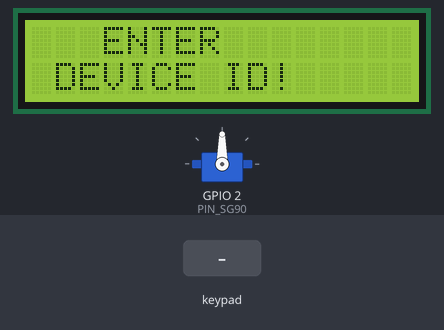
Bench run of a sketch on a simulated ESP32. On the bench: 16×2 character LCD, servo. Inputs (shaded band) come from the test bench. WiFi joins after 1.5 s; servers stay silent unless stated; uploads are accepted with an empty reply; what the sketch prints to the serial monitor is not drawn.

Above: at 1.6 s.
7.5 s: key '#' pressed
At 8.2 s:
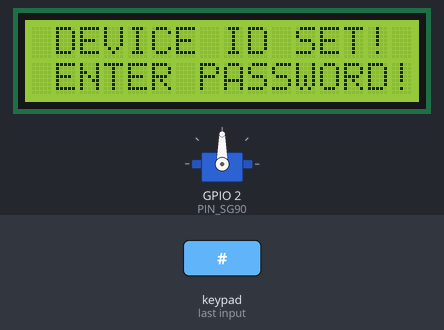
10.5 s: keypad keys 2 6 2 5 3 3 3 2 # pressed 0.4 s apart
At 15.4 s:
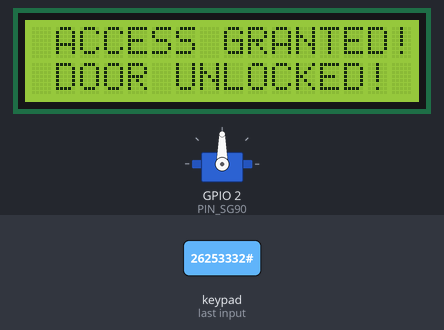
15.7 s: key '*' pressed
At 21.6 s:
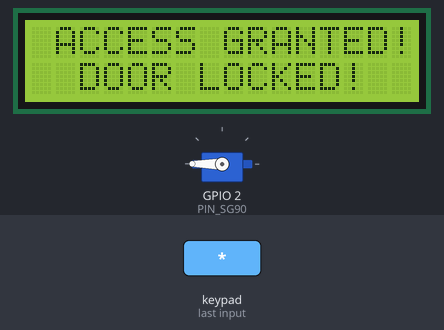
21.7 s: key 'A' pressed
24.7 s: keypad keys 1 3 1 2 1 4 2 7 # pressed 0.4 s apart
At 30.4 s:
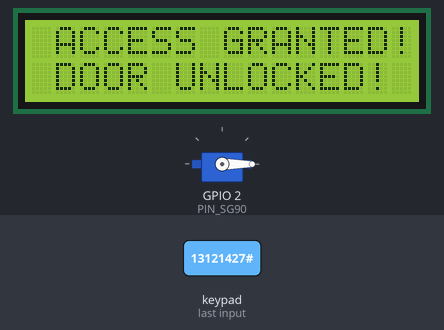
Timing chart, 0 to 31.9 s (numbered marks = the images above; inputs shaded):
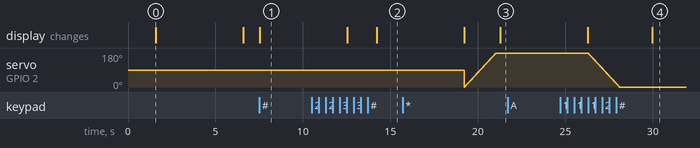

The sketch:

IOTSGrp1Esp32Code.ino
```cpp
/*
  DCPE/FT/3A/25 IOTS Group 1(Timothy, Ron, Joseph)
  Esp32 Door Lock Code
*/

#include <Keypad.h>
#include <LiquidCrystal_I2C.h>
#include <ESP32Servo.h>
#include <HTTPClient.h>
#include <WiFi.h>
#define PIN_SG90 2    // servo output pin
#define ROW_NUM 4     // four rows for keyapd
#define COLUMN_NUM 4  // four columns for keypad

const char *ssid = "Jay-Em iPhone";  // SSID
const char *pass = "A9emvr@966901";  // password

const char *apiKey = "hfu0k4affFquUvpnd5Fuim9jcWLjdkDzT7oP2gESkZVDTUJTvqxFhkbELBbQQuqE";  // API key

Servo sg90;                          //set servo motor
LiquidCrystal_I2C lcd(0x27, 16, 2);  // set the LCD address to 0x27 for a 16 chars and 2 line LCD display
char keys[ROW_NUM][COLUMN_NUM] = {
  { '1', '2', '3', 'A' },
  { '4', '5', '6', 'B' },
  { '7', '8', '9', 'C' },
  { '*', '0', '#', 'D' }
};

byte pin_rows[ROW_NUM] = { 26, 25, 33, 32 };       // D26, D25, D33, D32 connect to the row pins
byte pin_column[COLUMN_NUM] = { 13, 12, 14, 27 };  // D13, D12, D14, D27 connect to the column pins

Keypad keypad = Keypad(makeKeymap(keys), pin_rows, pin_column, ROW_NUM, COLUMN_NUM);

String input_deviceId;
String input_password;

int cursorColumn = 0;

void setup() {
  lcd.init();
  lcd.clear();
  lcd.backlight();

  Serial.begin(115200);        // set buad rate
  input_password.reserve(32);  // maximum input characters is 33

  sg90.setPeriodHertz(50);           // PWM frequency for SG90
  sg90.attach(PIN_SG90, 500, 2400);  // Minimum and maximum pulse width (in µs) to go from 0° to 180°

  // wifi
  Serial.println("Connecting to Wi-Fi...");
  // Loop until WiFi connection is successful
  WiFi.begin(ssid, pass);
  while (WiFi.status() != WL_CONNECTED) {
    delay(500);
    Serial.print(".");
  }


  Serial.println(" ");
  Serial.println("WiFi connected");

  lcd.setCursor(0, 0);
  lcd.print("   ENTER   ");
  lcd.setCursor(1, 1);
  lcd.print("DEVICE ID!");
  delay(5000);
  lcd.clear();

  // Prompt user to enter device ID
  int breakout = 0;

  while (!breakout) {
    char key = keypad.getKey();

    if (key) {
      Serial.println(key);

      if (key == 'A') {
        input_deviceId = "";  // clear input device ID
      } else if (key == '#') {
        Serial.println("dEVICE ID CONFIGURED! ENTER PASSWORD!");
        lcd.setCursor(1, 0);
        lcd.print("DEVICE ID SET!");
        lcd.setCursor(1, 1);
        lcd.print("ENTER PASSWORD!");
        delay(5000);
        lcd.clear();
        input_deviceId = input_deviceId;  // set key as the input device ID
        breakout = 1;                     // once device ID is set, proceed to void loop for password
      } else {
        input_deviceId += key;  // append new character to input device ID string
      }
    }
  }
}

void loop() {
  // Prompt user to enter password
  char key = keypad.getKey();

  if (key) {
    Serial.println(key);

    if (key == 'A') {
      input_password = "";                            // clear input password
    } else if (key == '#') {                          //to unlock the door
      if (getAuth(input_password, input_deviceId)) {  // checks if password and device ID matches with the one in MongoDB
        Serial.println("ACCESS GRANTED! DOOR UNLOCKED!");
        lcd.setCursor(1, 0);
        lcd.print("ACCESS GRANTED!");
        lcd.setCursor(1, 1);
        lcd.print("DOOR UNLOCKED!");
        delay(5000);
        lcd.clear();
        for (int pos = 0; pos <= 180; pos += 1) {
          sg90.write(pos);  // servo unlocks
          delay(10);
        }
      } else {  // password or device ID is incorrect
        Serial.println("DEVICE ID OR PASSWORD INCORRECT!");
        lcd.setCursor(1, 0);
        lcd.print("ACCESS DENIED! ");
        lcd.setCursor(1, 1);
        lcd.print("  TRY AGAIN!   ");
        delay(5000);
        lcd.clear();
      }
      input_password = "";                            // clear input password
    } else if (key == '*') {                          // to lock the door
      if (getAuth(input_password, input_deviceId)) {  // checks if password and device ID matches with the one in MongoDB
        Serial.println("ACCESS GRANTED! DOOR LOCKED!");
        lcd.setCursor(1, 0);
        lcd.print("ACCESS GRANTED!");
        lcd.setCursor(1, 1);
        lcd.print(" DOOR LOCKED! ");
        delay(5000);
        lcd.clear();
        for (int pos = 180; pos >= 0; pos -= 1) {
          sg90.write(pos);  // servo locks
          delay(10);
        }
      } else {  // password or device ID is incorrect
        Serial.println("INCORRECT! TRY AGAIN!");
        lcd.setCursor(1, 0);
        lcd.print("ACCESS DENIED! ");
        lcd.setCursor(1, 1);
        lcd.print("  TRY AGAIN!  ");
        delay(5000);
        lcd.clear();
      }
      input_password = "";  // clear input password
    } else {
      input_password += key;  // append new character to input password string
    }
  }
}

// gets authorization by obtaining password and device ID
bool getAuth(String password, String deviceId) {
  if (WiFi.status() == WL_CONNECTED) {
    Serial.println(password);
    Serial.println(deviceId);
    HTTPClient http;
    http.setTimeout(30000);
    http.begin("https://data.mongodb-api.com/app/data-rmesa/endpoint/doorauth");
    http.addHeader("Content-Type", "application/json");
    http.addHeader("Authorization", "Bearer " + String(apiKey));
    int httpCode = http.POST("{\"deviceId\":" + deviceId + ",\"userPassword\": \"" + password + "\" }");
    if (httpCode > 0) {
      Serial.println(httpCode);
      String payload = http.getString();
      Serial.println(payload);
      if (httpCode == 200) {
        http.end();
        return true;
      }
    } else {
      Serial.println("Error on HTTP request");
    }
    http.end();
    return false;
  }
  delay(5000);
}
```

Measured:
- after the input at 7.5 s, the display: changes at once (image 1)
- after the input at 10.5 s, the display: first differs from a run without the input after 3.7 s (image 2)
- after the input at 15.7 s, the display: first differs from a run without the input after 5.6 s (image 3)
- after the input at 21.7 s, every drawn part: stays the same
- after the input at 24.7 s, the display: first differs from a run without the input after 5.3 s (image 4)
- what the display in image 0 shows lasts 5.0 s, from 1.6 s to 6.6 s
